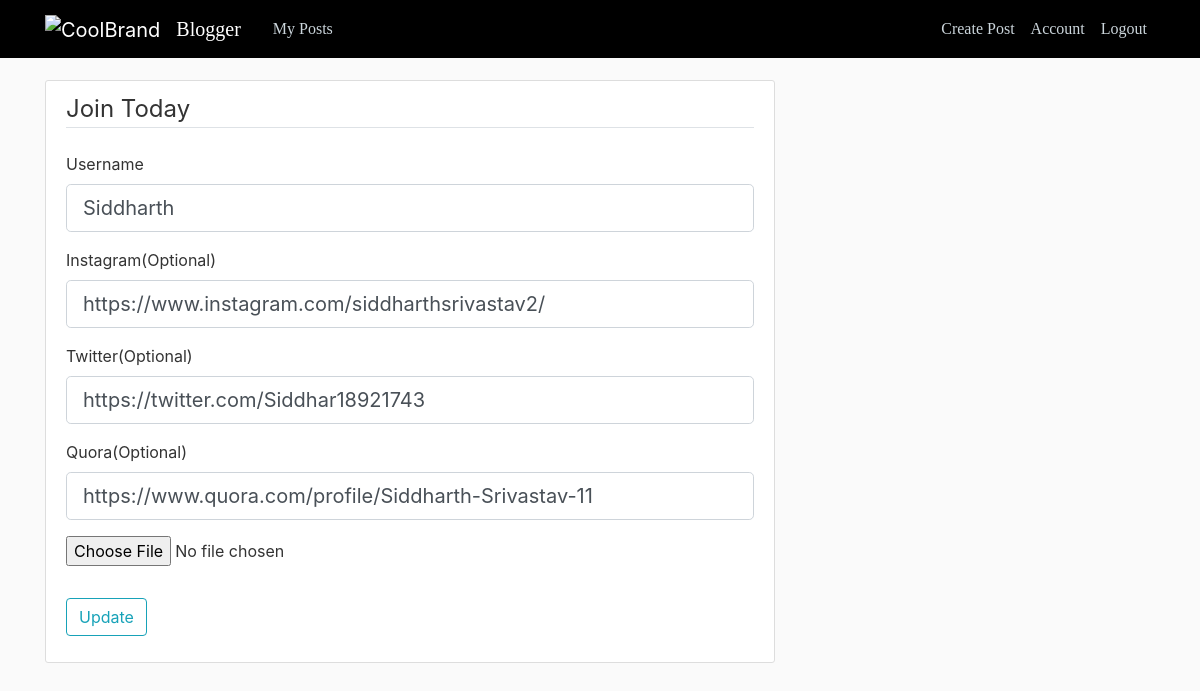
/auth/update (signed in), run on the app's committed database.
### tables this page shows
CREATE TABLE users (
id integer primary key AUTOINCREMENT,
username char(50),
email char(50),
password char(50),
image_file char(100), instagram text, avatar varchar(50), twitter text, quora text);

### app/auth/view.py (the view, shortened to what this page needs)
class UpdateUser(MethodView):
	def get(self):
		user_id = request.cookies.get('userId')
		user = AuthController().get_user_detail(user_id)
		form = UpdateAccountForm()
		form.username.data = user.get('username')
		form.instagram.data = user.get('instagram')
		form.twitter.data = user.get('twitter')
		form.quora.data = user.get('quora')
		return render_template('/auth/update_account.html',form=form,user_id=user_id,title='Update Account')

### app/auth/forms.py
class UpdateAccountForm(FlaskForm):
    username = StringField('Username', validators=[DataRequired(), Length(min=2, max=20)])
    instagram = StringField('Instagram(Optional)')
    twitter = StringField('Twitter(Optional)')
    quora = StringField('Quora(Optional)')
    picture = FileField('Update Profile Picture', validators=[FileAllowed(['jpg', 'png'])])
    submit = SubmitField('Update')

### app/auth/controllers.py (called while the page is built)
	def get_user_detail(self, user_id):
		query = '''select * from users where id = "{}"'''.format(user_id)
		result = self.db_conn.query_db_one(query)
		return result

### app/connections.py (called while the page is built)
    @staticmethod
    def dict_factory(cursor, row):
        d = dict()
        for idx, col in enumerate(cursor.description):
            d[col[0]] = row[idx]
        return d

    def query_db_one(self, query):
        self.cursor.execute(query)
        rows = self.cursor.fetchall()
        return rows[0] if rows else dict()

### app/templates/auth/update_account.html (shortened to what this page needs)
{% extends "layout.html" %}
{% block content %}
    <div class="content-section">
        <form method="POST" action="" enctype="multipart/form-data">
            <fieldset class="form-group">
                <legend class="border-bottom mb-4">Join Today</legend>
                <div class="form-group">
                    {{ form.username.label(class="form-control-label") }}
                    {% if form.username.errors %}
                        {{ form.username(class="form-control form-control-lg is-invalid") }}
                        <div class="invalid-feedback">
                            {% for error in form.username.errors %}
                                <span>{{ error }}</span>
                            {% endfor %}
                        </div>
                    {% else %}
                        {{ form.username(class="form-control form-control-lg") }}
                    {% endif %}
                </div>
                <div class="form-group">
                    {{ form.instagram.label(class="form-control-label") }}
                    {% if form.instagram.errors %}
                        {{ form.instagram(class="form-control form-control-lg is-invalid") }}
                        <div class="invalid-feedback">
                            {% for error in form.instagram.errors %}
                                <span>{{ error }}</span>
                            {% endfor %}
                        </div>
                    {% else %}
                        {{ form.instagram(class="form-control form-control-lg") }}
                    {% endif %}
                </div>
                <div class="form-group">
                    {{ form.twitter.label(class="form-control-label") }}
                    {% if form.twitter.errors %}
                        {{ form.twitter(class="form-control form-control-lg is-invalid") }}
                        <div class="invalid-feedback">
                            {% for error in form.twitter.errors %}
                                <span>{{ error }}</span>
                            {% endfor %}
                        </div>
                    {% else %}
                        {{ form.twitter(class="form-control form-control-lg") }}
                    {% endif %}
                </div>
                <div class="form-group">
                    {{ form.quora.label(class="form-control-label") }}
                    {% if form.quora.errors %}
                        {{ form.quora(class="form-control form-control-lg is-invalid") }}
                        <div class="invalid-feedback">
                            {% for error in form.quora.errors %}
                                <span>{{ error }}</span>
                            {% endfor %}
                        </div>
                    {% else %}
                        {{ form.quora(class="form-control form-control-lg") }}
                    {% endif %}
                </div>
                <div class="form-group">
                    {{ form.picture }}
                </div>
            </fieldset>
            <div class="form-group">
                {{ form.submit(class="btn btn-outline-info") }}
            </div>
        </form>
    </div>
{% endblock content %}

### app/static/main.css (style rules this page uses)
body { background: #fafafa; color: #333333; margin-top: 5rem; }
.content-section { background: #ffffff; padding: 10px 20px; border: 1px solid #dddddd; border-radius: 3px; margin-bottom: 20px; }

### data on the page
users: username "Siddharth", instagram "https://www.instagram.com/siddharthsrivastav2/", twitter "https://twitter.com/Siddhar18921743", quora "https://www.quora.com/profile/Siddharth-Srivastav-11"
